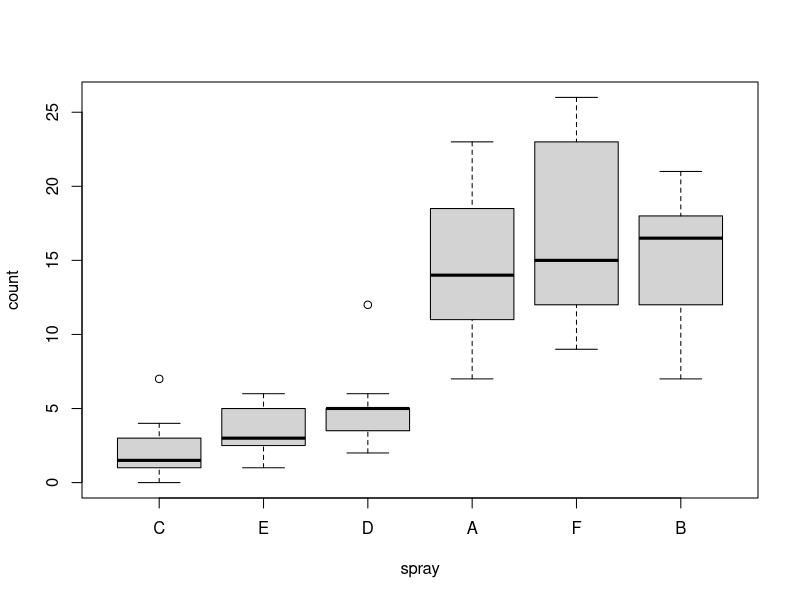

Reproduce this figure in R. (Note: this script raises an error after producing the figure.)
## ---- chunk 1
# Make level B the first level (reference value)
InsectSprays$spray <- relevel(InsectSprays$spray, ref = "B")

# Reorder levels of spray by median of count (first class should have lowest count median)
InsectSprays$spray <- reorder(InsectSprays$spray, InsectSprays$count, FUN = median)
boxplot(count ~ spray, data = InsectSprays)
## ---- chunk 2
knitr::include_graphics('figures/03_pdf/factors.jpg')
## ---- chunk 3
knitr::include_graphics('figures/Date_time.png')
## ---- chunk 4
knitr::include_graphics('figures/03_pdf/lubridate.jpg')
## ---- chunk 5
knitr::include_graphics('figures/03_pdf/strings.jpg')
## ---- chunk 6
long <- Indometh 	#Data
wide <- reshape(Indometh, v.names = "conc", idvar = "Subject",
                timevar = "time", direction = "wide")
long <- reshape(wide, v.names = "conc", idvar = "Subject",
                timevar = "time", direction = "long")
head(long)
head(wide)
## ---- chunk 7
knitr::include_graphics('figures/sql_joins.jpg')
